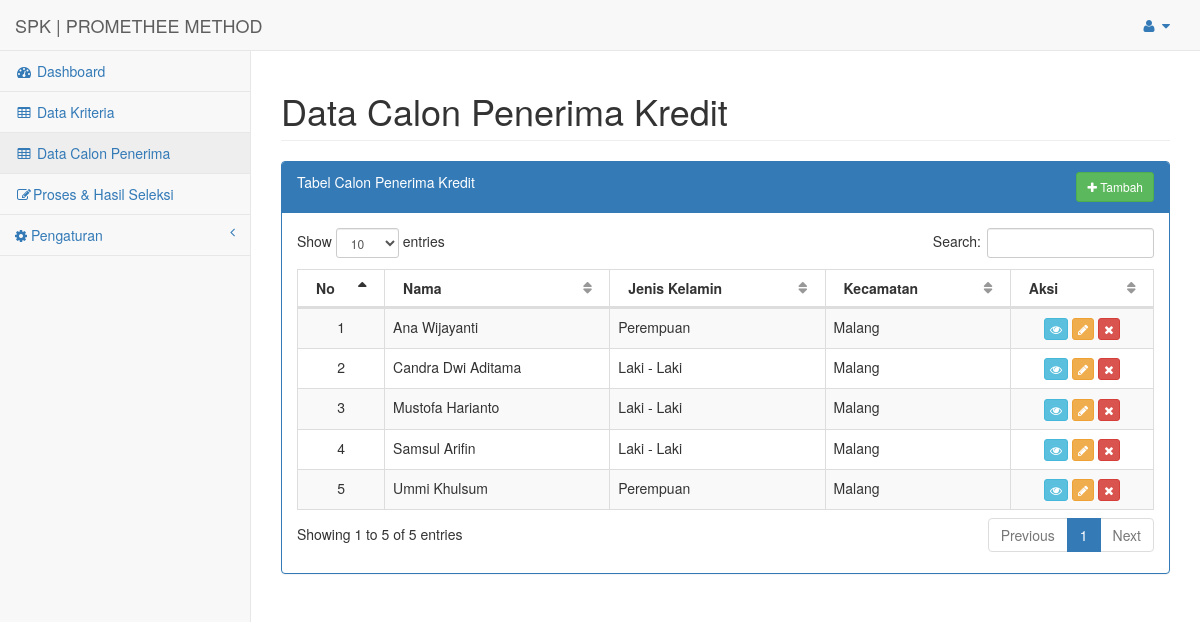
/index.php?url=data_calon (signed in), run on the app's committed database.
### tables this page shows
CREATE TABLE `calon` (
  `id` int(11) NOT NULL,
  `nama` varchar(255) NOT NULL,
  `jenis_kelamin` varchar(255) NOT NULL,
  `kecamatan` varchar(255) NOT NULL,
  `submit_by` int(11) DEFAULT 1
);

### config/routes.php (called while the page is built, shortened)
<?php
$include = [];
if(isset($_GET['url'])){
	switch ($_GET['url']) {
		case 'data_calon':
			$include[] = 'halaman/calon/index.php';
			break;
	}
}else{
	$include[] = 'halaman/dashboard.php';
}
?>

### config/calon/load_data.php (called while the page is built)
<?php
include 'config/koneksi.php';
$hasil = mysqli_query($koneksi, "SELECT * FROM CALON");
while ($data = mysqli_fetch_assoc($hasil)) {
	$datas[] = $data;
}
 ?>

### halaman/calon/index.php (the view)
<div id="page-wrapper">
    <div class="row">
        <div class="col-lg-12">
            <h1 class="page-header">Data Calon Penerima Kredit</h1>
        </div>
    </div>
    <div class="row">
        <div class="col-lg-12">
            <div class="panel panel-primary">
                <div class="panel-heading" style="padding-bottom: 20px">
                    <div>
                        Tabel Calon Penerima Kredit
                    <a href="index.php?url=data_calon_tambah" class="btn btn-sm btn-success" style="float: right;"><i class="fa fa-plus"></i> Tambah</a>
                    </div>
                </div>
                <div class="panel-body">
                    <div class="dataTable_wrapper">
                        <table width="100%" class="table table-striped table-bordered table-hover" id="dataTables-example">
                            <thead>
                                <tr>
                                    <th width="50">No</th>
                                    <th>Nama</th>
                                    <th>Jenis Kelamin</th>
                                    <th>Kecamatan</th>
                                    <th>Aksi</th>
                                </tr>
                            </thead>
                            <tbody>
                            <?php $x=1; ?>
                            <?php if(isset($datas)): ?>
                                <?php foreach($datas as $data): ?>
                                <tr>
                                    <td align="center"><?php echo $x++; ?></td>
                                    <td><?php echo $data['nama']; ?></td>
                                    <td><?php echo $data['jenis_kelamin']; ?></td>
                                    <td><?php echo $data['kecamatan']; ?></td>
                                    <td align="center">
                                        <a href="index.php?url=data_calon_lihat&id=<?php echo $data['id'] ?>" class="btn btn-xs btn-info" title="Lihat">
                                            <i class="fa fa-eye"></i>
                                        </a>
                                        <a href="index.php?url=data_calon_ubah&id=<?php echo $data['id'] ?>" class="btn btn-xs btn-warning" title="Ubah">
                                            <i class="fa fa-pencil"></i>
                                        </a>
                                        <a href="config/calon/proses_hapus.php?&id=<?php echo $data['id'] ?>" class="btn btn-xs btn-danger" title="Hapus" onclick="return confirm('Apakah anda yakin ingin menghapus?')" >
                                            <i class="fa fa-remove"></i>
                                        </a>
                                    </td>
                                </tr>
                            <?php endforeach; ?>
                            <?php endif; ?>
                            </tbody>
                        </table>
                    </div>
                </div>
            </div>
        </div>
    </div>
</div>

### index.php (shortened to what this page needs)
<?php
include 'config/routes.php';
 include 'halaman/header.php';
foreach ($req as $key => $value) {
	require_once $value;
}
foreach ($include as $key => $value) {
	require_once $value;
}
include 'halaman/footer.php';
?>

### data on the page
calon: nama "Ana Wijayanti", jenis_kelamin "Perempuan", kecamatan "Malang"
calon: nama "Candra Dwi Aditama", jenis_kelamin "Laki - Laki", kecamatan "Malang"
calon: nama "Mustofa Harianto", jenis_kelamin "Laki - Laki", kecamatan "Malang"
calon: nama "Samsul Arifin", jenis_kelamin "Laki - Laki", kecamatan "Malang"
calon: nama "Ummi Khulsum", jenis_kelamin "Perempuan", kecamatan "Malang"
